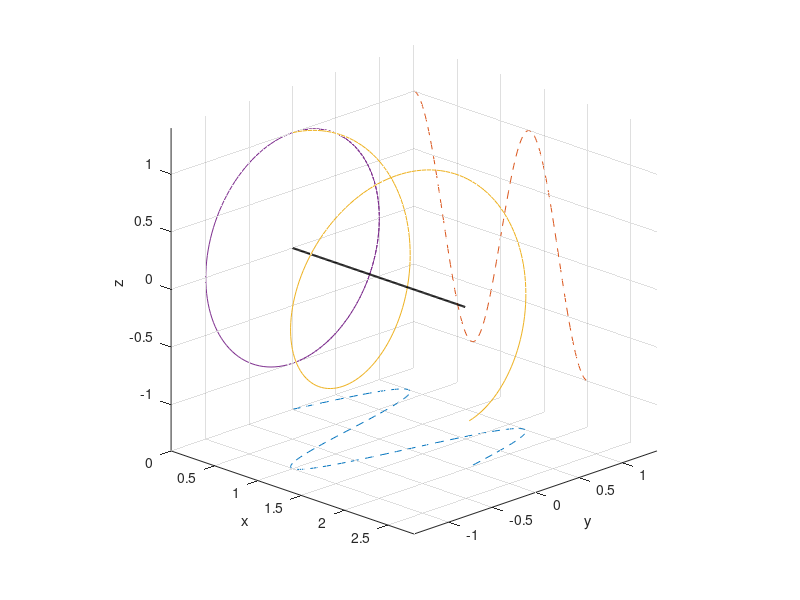

This figure's MATLAB source:
% 2020-04-12
% see Master-Thesis Mannheimer2014, p.6 / Fig.2.2

w=1.5*pi*1; 
T=2.0; 
Fs=200*1/T; 
t=0:1/Fs:T-1/Fs;
A = 1.4;

Ax=1; phix=-pi/2*1; 
X=Ax*cos(w*t+phix); 

Ay=1; phiy=0; 
Y=Ay*cos(w*t+phiy); 

z=linspace(0,1,length(t));

figure(1),clf
plot3(t,X,z*0-A,'--', t,z*0+A,Y,'--', t,X,Y, z*0,X,Y, t,z*0,z*0,'k','LineWidth',1.5), 
ax = gca;

grid on, 
axis([0 T -1 1 -1 1]*A), axis square, 
xlabel('x'),ylabel('y'),zlabel('z')
view(45,20)
